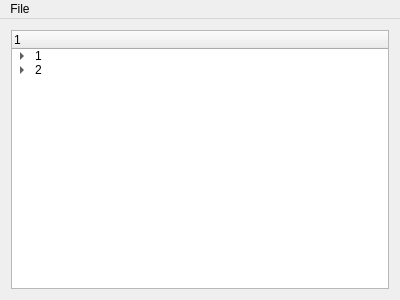
<?xml version="1.0" encoding="UTF-8"?>
<ui version="4.0">
 <class>MainWindow</class>
 <widget class="QMainWindow" name="MainWindow">
  <property name="geometry">
   <rect>
    <x>0</x>
    <y>0</y>
    <width>400</width>
    <height>300</height>
   </rect>
  </property>
  <property name="windowTitle">
   <string>MainWindow</string>
  </property>
  <widget class="QWidget" name="centralWidget">
   <layout class="QGridLayout" name="gridLayout_2">
    <item row="0" column="0">
     <widget class="QTreeWidget" name="treeWidget">
      <column>
       <property name="text">
        <string/>
       </property>
      </column>
      <item>
       <property name="text">
        <string>1</string>
       </property>
       <item>
        <property name="text">
         <string>11</string>
        </property>
       </item>
       <item>
        <property name="text">
         <string>12</string>
        </property>
       </item>
      </item>
      <item>
       <property name="text">
        <string>2</string>
       </property>
       <item>
        <property name="text">
         <string>21</string>
        </property>
       </item>
       <item>
        <property name="text">
         <string>22</string>
        </property>
       </item>
      </item>
     </widget>
    </item>
   </layout>
  </widget>
  <widget class="QMenuBar" name="menuBar">
   <property name="geometry">
    <rect>
     <x>0</x>
     <y>0</y>
     <width>400</width>
     <height>27</height>
    </rect>
   </property>
   <widget class="QMenu" name="menuFile">
    <property name="title">
     <string>File</string>
    </property>
    <addaction name="actionOpen"/>
    <addaction name="actionSave"/>
    <addaction name="actionExit"/>
   </widget>
   <addaction name="menuFile"/>
  </widget>
  <action name="actionOpen">
   <property name="text">
    <string>Open</string>
   </property>
  </action>
  <action name="actionSave">
   <property name="text">
    <string>Save</string>
   </property>
  </action>
  <action name="actionExit">
   <property name="text">
    <string>Exit</string>
   </property>
  </action>
 </widget>
 <layoutdefault spacing="6" margin="11"/>
 <resources/>
 <connections/>
</ui>
